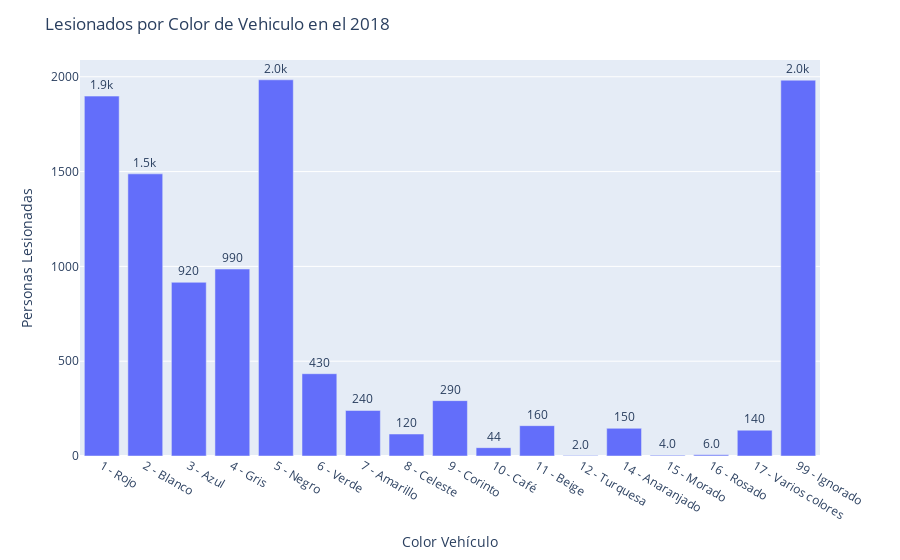

The code cell stored with this chart in its notebook:
### Markdown cell above
### Revisando unicamente datos de lesionados

### Code cell
fig = px.bar(dlesionados_vehiculo, y='cantidad', x='color_vehiculo', text='cantidad')

fig.update_traces(texttemplate='%{text:.2s}', textposition='outside')

fig.update_layout(title='Lesionados por Color de Vehiculo en el 2018',xaxis_title="Color Vehículo",
    yaxis_title="Personas Lesionadas",uniformtext_minsize=8, uniformtext_mode='hide')

fig.show()

### Figure 1 — Plotly figure (JSON) as saved in the notebook; plotly's stock layout.template omitted (floating-point values rounded to 4 significant figures)
{"data": [{"alignmentgroup": "True", "hoverlabel": {"namelength": 0}, "hovertemplate": "color_vehiculo=%{x}<br>cantidad=%{text}", "legendgroup": "", "marker": {"color": "#636efa"}, "name": "", "offsetgroup": "", "orientation": "v", "showlegend": false, "text": [1898, 1488, 916, 986, 1984, 434, 240, 116, 292, 44, 160, 2, 146, 4, 6, 136, 1982], "textposition": "outside", "texttemplate": "%{text:.2s}", "type": "bar", "x": ["1 - Rojo", "2 - Blanco", "3 - Azul", "4 - Gris", "5 - Negro", "6 - Verde", "7 - Amarillo", "8 - Celeste", "9 - Corinto", "10 - Café", "11 - Beige", "12 - Turquesa", "14 - Anaranjado", "15 - Morado", "16 - Rosado", "17 - Varios colores", "99 - Ignorado"], "xaxis": "x", "y": [1898, 1488, 916, 986, 1984, 434, 240, 116, 292, 44, 160, 2, 146, 4, 6, 136, 1982], "yaxis": "y"}], "layout": {"barmode": "relative", "legend": {"tracegroupgap": 0}, "margin": {"t": 60}, "title": {"text": "Lesionados por Color de Vehiculo en el 2018"}, "uniformtext": {"minsize": 8, "mode": "hide"}, "xaxis": {"anchor": "y", "domain": [0, 1], "title": {"text": "Color Vehículo"}}, "yaxis": {"anchor": "x", "domain": [0, 1], "title": {"text": "Personas Lesionadas"}}}}
